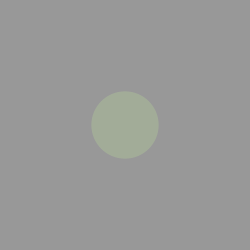
Frame 1 (no input)
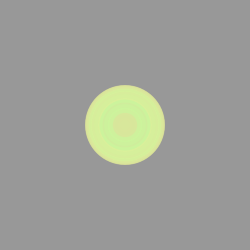
Frame 60 (the mouse pressed at the canvas centre just before this capture)
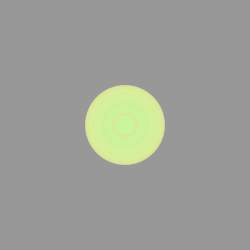
Frame 120 (the mouse held since frame 60 and released just before this capture)

The Processing sketch that drew these frames (run headless with seeded random() and noise(); from frame 60 on, the mouse is pressed at the canvas centre):

// Processing sketch: processing_16112
// ── processing_16112.pde

int counter;

void setup() {  //setup function called initially, only once
  size(250, 250);
  background(152);  //set background white
  colorMode(HSB);   //set colors to Hue, Saturation, Brightness mode
  counter = 0;
}

void draw() {  //draw function loops 
  counter++;
  noStroke();
  fill(random(100),100,255,50);
  
  if(mousePressed == true) { //add some interaction
    ellipse(mouseX, mouseY, 20, 20);
  }
  else {
    ellipse(width/2, height/2, 80*sin(counter), 80*sin(counter));
  }
}

                
                                
